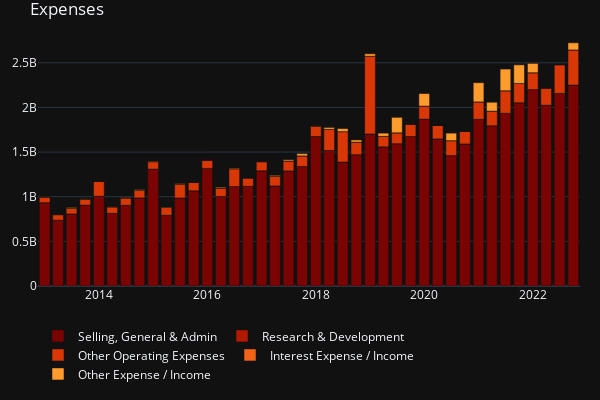

The notebook cell saved with this chart:
### Code cell
expenses_plot = create_stacker_bar(df_expenses, title_='Expenses', colors=px.colors.sequential.Turbo_r)

### Figure 1 — Plotly figure (JSON) as saved in the notebook; plotly's stock layout.template omitted (floating-point values rounded to 4 significant figures)
{"data": [{"alignmentgroup": "True", "hovertemplate": "variable=Selling, General & Admin<br>Date=%{x}<br>value=%{y}<extra></extra>", "legendgroup": "Selling, General & Admin", "marker": {"color": "#7a0402", "pattern": {"shape": ""}}, "name": "Selling, General & Admin", "offsetgroup": "Selling, General & Admin", "orientation": "v", "showlegend": true, "textposition": "auto", "type": "bar", "x": ["2022-09-30", "2022-06-30", "2022-03-31", "2021-12-31", "2021-09-30", "2021-06-30", "2021-03-31", "2020-12-31", "2020-09-30", "2020-06-30", "2020-03-31", "2019-12-31", "2019-09-30", "2019-06-30", "2019-03-31", "2018-12-31", "2018-09-30", "2018-06-30", "2018-03-31", "2017-12-31", "2017-09-30", "2017-06-30", "2017-03-31", "2016-12-31", "2016-09-30", "2016-06-30", "2016-03-31", "2015-12-31", "2015-09-30", "2015-06-30", "2015-03-31", "2014-12-31", "2014-09-30", "2014-06-30", "2014-03-31", "2013-12-31", "2013-09-30", "2013-06-30", "2013-03-31", "2012-12-31"], "xaxis": "x", "y": [2251000000, 2157000000, 2025000000, 2200000000, 2053000000, 1934000000, 1795000000, 1867000000, 1591000000, 1461000000, 1648000000, 1869000000, 1675000000, 1594000000, 1559000000, 1703000000, 1471000000, 1389000000, 1518000000, 1675000000, 1339000000, 1289000000, 1121000000, 1291000000, 1117000000, 1114000000, 1003000000, 1317000000, 1067000000, 986000000, 792000000, 1309000000, 987000000, 904000000, 814000000, 1006000000, 906000000, 807000000, 737000000, 934000000], "yaxis": "y"}, {"alignmentgroup": "True", "hovertemplate": "variable=Research & Development<br>Date=%{x}<br>value=%{y}<extra></extra>", "legendgroup": "Research & Development", "marker": {"color": "#b11901", "pattern": {"shape": ""}}, "name": "Research & Development", "offsetgroup": "Research & Development", "orientation": "v", "showlegend": true, "textposition": "auto", "type": "bar", "x": ["2022-09-30", "2022-06-30", "2022-03-31", "2021-12-31", "2021-09-30", "2021-06-30", "2021-03-31", "2020-12-31", "2020-09-30", "2020-06-30", "2020-03-31", "2019-12-31", "2019-09-30", "2019-06-30", "2019-03-31", "2018-12-31", "2018-09-30", "2018-06-30", "2018-03-31", "2017-12-31", "2017-09-30", "2017-06-30", "2017-03-31", "2016-12-31", "2016-09-30", "2016-06-30", "2016-03-31", "2015-12-31", "2015-09-30", "2015-06-30", "2015-03-31", "2014-12-31", "2014-09-30", "2014-06-30", "2014-03-31", "2013-12-31", "2013-09-30", "2013-06-30", "2013-03-31", "2012-12-31"], "xaxis": "x", "y": [0, 0, 0, 0, 0, 0, 0, 0, 0, 0, 0, 0, 0, 0, 0, 0, 0, 0, 0, 0, 0, 0, 0, 0, 0, 0, 0, 0, 0, 0, 0, 0, 0, 0, 0, 0, 0, 0, 0, 0], "yaxis": "y"}, {"alignmentgroup": "True", "hovertemplate": "variable=Other Operating Expenses<br>Date=%{x}<br>value=%{y}<extra></extra>", "legendgroup": "Other Operating Expenses", "marker": {"color": "#d93806", "pattern": {"shape": ""}}, "name": "Other Operating Expenses", "offsetgroup": "Other Operating Expenses", "orientation": "v", "showlegend": true, "textposition": "auto", "type": "bar", "x": ["2022-09-30", "2022-06-30", "2022-03-31", "2021-12-31", "2021-09-30", "2021-06-30", "2021-03-31", "2020-12-31", "2020-09-30", "2020-06-30", "2020-03-31", "2019-12-31", "2019-09-30", "2019-06-30", "2019-03-31", "2018-12-31", "2018-09-30", "2018-06-30", "2018-03-31", "2017-12-31", "2017-09-30", "2017-06-30", "2017-03-31", "2016-12-31", "2016-09-30", "2016-06-30", "2016-03-31", "2015-12-31", "2015-09-30", "2015-06-30", "2015-03-31", "2014-12-31", "2014-09-30", "2014-06-30", "2014-03-31", "2013-12-31", "2013-09-30", "2013-06-30", "2013-03-31", "2012-12-31"], "xaxis": "x", "y": [393000000, 322000000, 192000000, 189000000, 215000000, 253000000, 163000000, 195000000, 141000000, 167000000, 150000000, 146000000, 137000000, 122000000, 117000000, 870000000, 140000000, 340000000, 237000000, 115000000, 118000000, 111000000, 107000000, 102000000, 93000000, 200000000, 95000000, 93000000, 94000000, 153000000, 87000000, 84000000, 83000000, 81000000, 73000000, 166000000, 64000000, 61000000, 62000000, 62000000], "yaxis": "y"}, {"alignmentgroup": "True", "hovertemplate": "variable=Interest Expense / Income<br>Date=%{x}<br>value=%{y}<extra></extra>", "legendgroup": "Interest Expense / Income", "marker": {"color": "#f36315", "pattern": {"shape": ""}}, "name": "Interest Expense / Income", "offsetgroup": "Interest Expense / Income", "orientation": "v", "showlegend": true, "textposition": "auto", "type": "bar", "x": ["2022-09-30", "2022-06-30", "2022-03-31", "2021-12-31", "2021-09-30", "2021-06-30", "2021-03-31", "2020-12-31", "2020-09-30", "2020-06-30", "2020-03-31", "2019-12-31", "2019-09-30", "2019-06-30", "2019-03-31", "2018-12-31", "2018-09-30", "2018-06-30", "2018-03-31", "2017-12-31", "2017-09-30", "2017-06-30", "2017-03-31", "2016-12-31", "2016-09-30", "2016-06-30", "2016-03-31", "2015-12-31", "2015-09-30", "2015-06-30", "2015-03-31", "2014-12-31", "2014-09-30", "2014-06-30", "2014-03-31", "2013-12-31", "2013-09-30", "2013-06-30", "2013-03-31", "2012-12-31"], "xaxis": "x", "y": [0, 0, 0, 0, 0, 0, 0, 0, 0, 0, 0, 0, 0, 0, 0, 0, 0, 0, 0, 0, 0, 0, 0, 0, 0, 0, 0, 0, 0, 0, 0, 0, 0, 0, 0, 0, 3000000, 0, 0, 0], "yaxis": "y"}, {"alignmentgroup": "True", "hovertemplate": "variable=Other Expense / Income<br>Date=%{x}<br>value=%{y}<extra></extra>", "legendgroup": "Other Expense / Income", "marker": {"color": "#fe9b2d", "pattern": {"shape": ""}}, "name": "Other Expense / Income", "offsetgroup": "Other Expense / Income", "orientation": "v", "showlegend": true, "textposition": "auto", "type": "bar", "x": ["2022-09-30", "2022-06-30", "2022-03-31", "2021-12-31", "2021-09-30", "2021-06-30", "2021-03-31", "2020-12-31", "2020-09-30", "2020-06-30", "2020-03-31", "2019-12-31", "2019-09-30", "2019-06-30", "2019-03-31", "2018-12-31", "2018-09-30", "2018-06-30", "2018-03-31", "2017-12-31", "2017-09-30", "2017-06-30", "2017-03-31", "2016-12-31", "2016-09-30", "2016-06-30", "2016-03-31", "2015-12-31", "2015-09-30", "2015-06-30", "2015-03-31", "2014-12-31", "2014-09-30", "2014-06-30", "2014-03-31", "2013-12-31", "2013-09-30", "2013-06-30", "2013-03-31", "2012-12-31"], "xaxis": "x", "y": [80000000, 0, 0, 104000000, 209000000, 243000000, 100000000, 215000000, 0, 84000000, 0, 140000000, 0, 173000000, 36000000, 28000000, 25000000, 34000000, 21000000, 3000000, 26000000, 14000000, 11000000, 0, 0, 7000000, 9000000, 0, 0, 7000000, 6000000, 5000000, 9000000, 5000000, 2000000, 0, 3000000, 10000000, null, 2000000], "yaxis": "y"}], "layout": {"barmode": "relative", "height": 400, "legend": {"orientation": "h", "title": {}, "tracegroupgap": 0, "xanchor": "left", "y": -0.4, "yanchor": "bottom"}, "margin": {"b": 20, "l": 20, "r": 20, "t": 30}, "title": {"text": "Expenses"}, "width": 600, "xaxis": {"anchor": "y", "domain": [0, 1], "title": {}}, "yaxis": {"anchor": "x", "domain": [0, 1], "title": {}}}}
